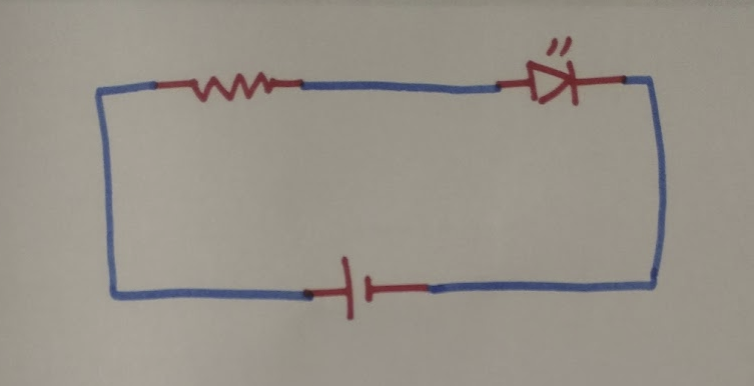
#> input picture test_circuits/circuit_1.PNG, 754 x 386 px, found by its file name
$ jupyter execute --allow-errors testCircuitPrediction.ipynb   (shell and % lines are left out)   (older library calls are emulated)
#> lines starting #> are read from the running program, lines starting #| are printed output that depends on the picture; after the words box and inside, x2 and y2 are one past the last pixel; in counts of white or black regions, pixels touching at a corner belong together
[cell 1]
def remove_duplicates(__p):
    # remove duplicates from __p
    # https://stackoverflow.com/questions/21065347/remove-duplicates-in-two-dimensional-array-while-maintaining-sequence

    print("Number of contours:(removing duplicates)  ", len(__p))

    seen = set()
    newlist = []
    for item in __p:
        t = tuple(item[:4])
        if t not in seen:
            newlist.append(item)
            seen.add(t)

    for item in __p:
        t = tuple(item[:4])
        if t not in seen:
            print(t)

    print("Number of contours:(removed duplicates) ", len(seen))

    return newlist

[cell 2]
def remove_giant_boxes(seen, width, height):
    # [16 lines of commented-out code are left out]

    giants_removed=[]

    for p in seen:
        if p[2] < width/3 and p[3] < height/3:
            giants_removed.append(p)

    return giants_removed

[cell 3]
import cv2
import numpy as np
from math import sqrt
from statistics import median
import os

name = "circuit_1.PNG"

# Width of image you want to work with
W = 850.
# get original image
oriimg =cv2.imread('./'+name,1)
#> oriimg is the input picture: shape (386, 754, 3); mean B, G, R 137.3, 146.2, 151.9
height, width, depth = oriimg.shape
#> height = 386; width = 754; depth = 3
# rescale to W width
imgScale = W/width
#> imgScale = 1.13
newX,newY = oriimg.shape[1]*imgScale, oriimg.shape[0]*imgScale
#> newX = 850; newY = 435.1
frame = cv2.resize(oriimg,(int(newX),int(newY)))

# Convert BGR to HSV
hsv = cv2.cvtColor(frame, cv2.COLOR_BGR2HSV)
#> hsv: shape (435, 850, 3); mean H, S, V 25.5, 29.1, 153
# define range of red color in HSV
lower_blue = np.array([60,60,120])
upper_blue = np.array([160,255,255])
# Threshold the HSV image to get only red colors
mask = cv2.inRange(hsv, lower_blue, upper_blue)
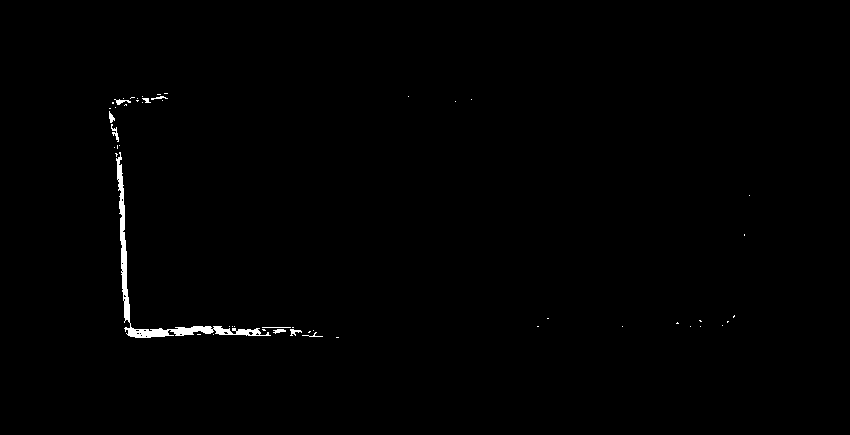
#> mask: shape (435, 850); 0.59% white; 52 white regions (42 under 20 px), largest, box (x1, y1, x2, y2) and area: (116, 152, 271, 338) 1762, (111, 124, 119, 142) 54, (114, 99, 131, 105) 46

#erode and dialate https://docs.opencv.org/3.0-beta/doc/py_tutorials/py_imgproc/py_morphological_ops/py_morphological_ops.html
kernel = np.ones((3,3),np.uint8)
mask = cv2.morphologyEx(mask, cv2.MORPH_OPEN, kernel)
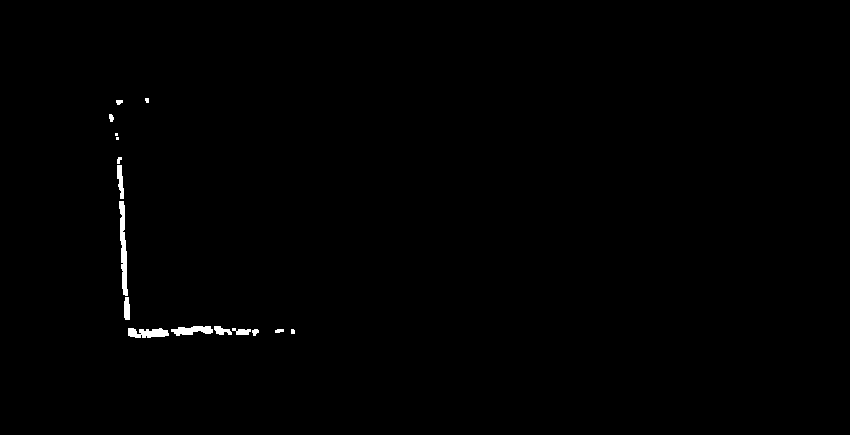
#> mask: shape (435, 850); 0.47% white; 16 white regions (4 under 20 px), largest, box (x1, y1, x2, y2) and area: (119, 201, 128, 296) 481, (128, 328, 169, 338) 309, (171, 326, 213, 336) 272
mask = cv2.morphologyEx(mask, cv2.MORPH_CLOSE, kernel)
#> mask: shape (435, 850); 0.49% white; 9 white regions (2 under 20 px)

# Bitwise-AND mask and cv2.rectangle(frame,(x,y),(x+w,y+h),(0,255,0),5)original image
res = cv2.bitwise_and(frame,frame, mask= mask)

# contour around mask
i, contours, heirarchy = cv2.findContours(mask, cv2.RETR_EXTERNAL, cv2.CHAIN_APPROX_SIMPLE)
#> contours = 9 contours, 5 with area under 20; largest, box (x1, y1, x2, y2) and area: (117, 157, 130, 320) 642, (171, 326, 259, 336) 416, (128, 328, 169, 338) 278, (109, 114, 114, 122) 21
# cont_sorted contains the contours
cont_sorted = sorted(contours, key=cv2.contourArea, reverse=True)[:]
#> cont_sorted has the same summary as contours

print(len(cont_sorted))
#| 9

# [113 lines of commented-out code are left out]


cv2.imshow('mask',mask)
cv2.imshow('res',res)
cv2.imshow('frame',frame)

k = cv2.waitKey(0) & 0xFF
#> (key Esc is pressed here)

if k == 27:         # wait for ESC key to exit
    cv2.destroyAllWindows()
elif k == ord('s'): # wait for 's' key to save and exit

    cv2.imwrite('messigray.png',img)
    cv2.destroyAllWindows()

[cell 4]
def plot(_p):
    import matplotlib.pyplot as plt
    import numpy as np

    x = []
    y = []
    w = []
    h = []
    n = []

    for id, p in enumerate(_p):
        x.append(p[0])
        y.append(p[1])
        w.append(p[2])
        h.append(p[3])
        n.append(id)

    fig, axs = plt.subplots(nrows=4, ncols=1, constrained_layout=True)

    axs[0].plot(n, x, 'ro')
    axs[1].plot(n, y, 'ro')
    axs[2].plot(n, w, 'ro')
    axs[3].plot(n, h, 'ro')

#> (a cell that did not finish here is left out)

[cell 6]
img = cv2.imread('./circuit_1.PNG',1)

cv2.rectangle(img,(0,0),(100,100),(0,0,0),2)
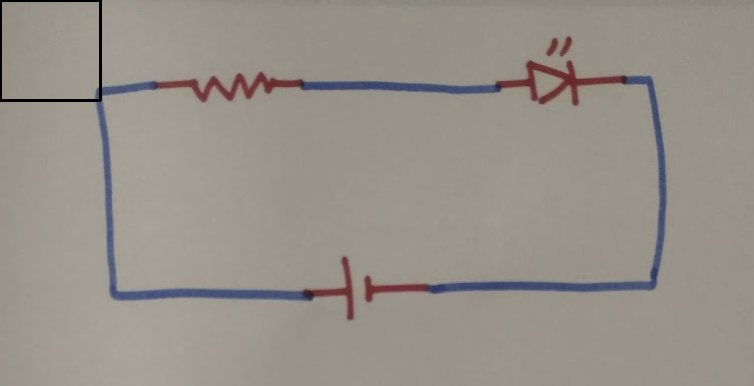
#> img: shape (386, 754, 3); 0.34% of pixels changed, all inside (x1, y1, x2, y2) = (0, 0, 102, 102)

cv2.imshow('image',img)

k = cv2.waitKey(0)
#> (key Esc is pressed here)
if k == 27:         # wait for ESC key to exit
    cv2.destroyAllWindows()
elif k == ord('s'): # wait for 's' key to save and exit
    cv2.imwrite('messigray.png',img)
    cv2.destroyAllWindows()

[cell 7]
#

average_width = 0
#> (the rest of this cell did not finish here and is left out)

[cell 8]
# Rotate images and store in different folder

from subprocess import call
import os
import imutils
import cv2
import numpy as np
from math import sqrt
from statistics import median
import os

folder = 'trans_horz_pos'
dest_folder = 'trans_vert_neg'
# dest_folder = 'test'
angle = 90

path="C:/Users/amita/Documents/ElectronicSchematicDetection/electrical-schematic-recognizer/mnist_raw_data/"

os.chdir(path+folder)

# run forever
#> (the rest of this cell did not finish here and is left out)

[cell 9]
# Flip and store images
# For symbols that are horizontally and or vertically symmetrical

from subprocess import call
import os
import imutils
import cv2
import numpy as np
from math import sqrt
from statistics import median
import os

folder = 'volt_vert'
flip_horz = 0
flip_vert = 1

path="C:/Users/amita/Documents/ElectronicSchematicDetection/electrical-schematic-recognizer/mnist_raw_data/"

os.chdir(path+folder)

# run forever
#> (the rest of this cell did not finish here and is left out)

[cell 10]
# Rename files in folder to be img_****.png

from subprocess import call
import os

folder = '1'

path="C:/Users/amita/Documents/ElectronicSchematicDetection/electrical-schematic-recognizer/JPG-PNG-to-MNIST-NN-Format-master/JPG-PNG-to-MNIST-NN-Format-master/training-images/"

os.chdir(path+folder)

i=0

# run forever
#> (the rest of this cell did not finish here and is left out)

[cell 11]
# Move 30% of images to test_path from training_path

from subprocess import call
import os
import random
random.seed(a='test')

training_path="C:/Users/amita/Documents/ElectronicSchematicDetection/electrical-schematic-recognizer/JPG-PNG-to-MNIST-NN-Format-master/JPG-PNG-to-MNIST-NN-Format-master/training-images/"
test_path="C:/Users/amita/Documents/ElectronicSchematicDetection/electrical-schematic-recognizer/JPG-PNG-to-MNIST-NN-Format-master/JPG-PNG-to-MNIST-NN-Format-master/test-images/"

#> (the rest of this cell did not finish here and is left out)

[cell 12]
# Remove excess text from image filenames

from subprocess import call
import os

training_path="C:/Users/amita/Documents/ElectronicSchematicDetection/electrical-schematic-recognizer/JPG-PNG-to-MNIST-NN-Format-master/JPG-PNG-to-MNIST-NN-Format-master/training-images/"
test_path="C:/Users/amita/Documents/ElectronicSchematicDetection/electrical-schematic-recognizer/JPG-PNG-to-MNIST-NN-Format-master/JPG-PNG-to-MNIST-NN-Format-master/test-images/"

folder_num=1
#> (the rest of this cell did not finish here and is left out)

[cell 13]
import cv2
import numpy as np
from math import sqrt
from statistics import median
import os

name = "circuit_2.PNG"

# Width of image you want to work with
W = 850.
# get original image
oriimg =cv2.imread('./'+name,1)
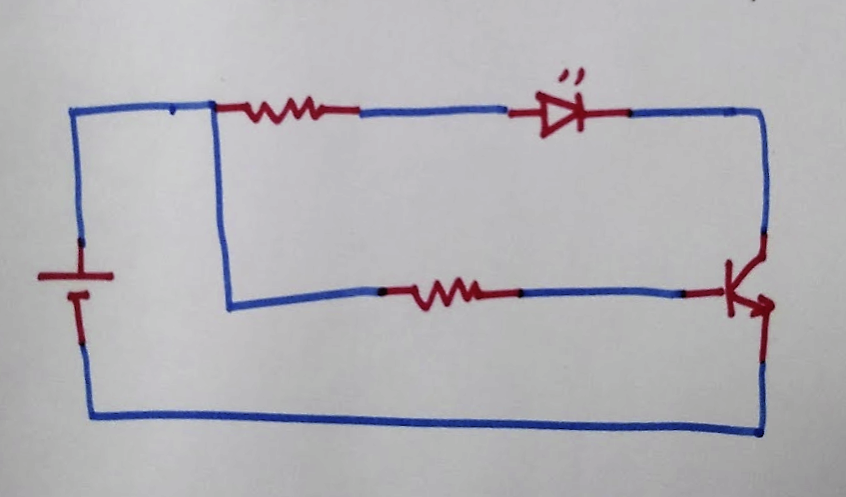
#> input picture test_circuits/circuit_2.PNG, 846 x 497 px, found by its file name
#> oriimg is the input picture: shape (497, 846, 3); mean B, G, R 182.1, 177.1, 178.7
height, width, depth = oriimg.shape
#> height = 497; width = 846
# rescale to W width
imgScale = W/width
#> imgScale = 1
newX,newY = oriimg.shape[1]*imgScale, oriimg.shape[0]*imgScale
#> newY = 499.3
img = cv2.resize(oriimg,(int(newX),int(newY)))
#> img: shape (499, 850, 3)
H, W, depth = img.shape
#> H = 499; W = 850
print("Height: %d", H)
#| Height: %d 499

img_hsv=cv2.cvtColor(img, cv2.COLOR_BGR2HSV)
#> img_hsv: shape (499, 850, 3); mean H, S, V 103.7, 13.4, 183.7

# lower mask (0-10)
lower_red = np.array([0, 50, 50])
upper_red = np.array([10,255,255])
mask0 = cv2.inRange(img_hsv, lower_red, upper_red)
#> mask0: shape (499, 850); every value is 0

# upper mask (170-180)
lower_red = np.array([170,0,0])
upper_red = np.array([180,255,255])
mask1 = cv2.inRange(img_hsv, lower_red, upper_red)
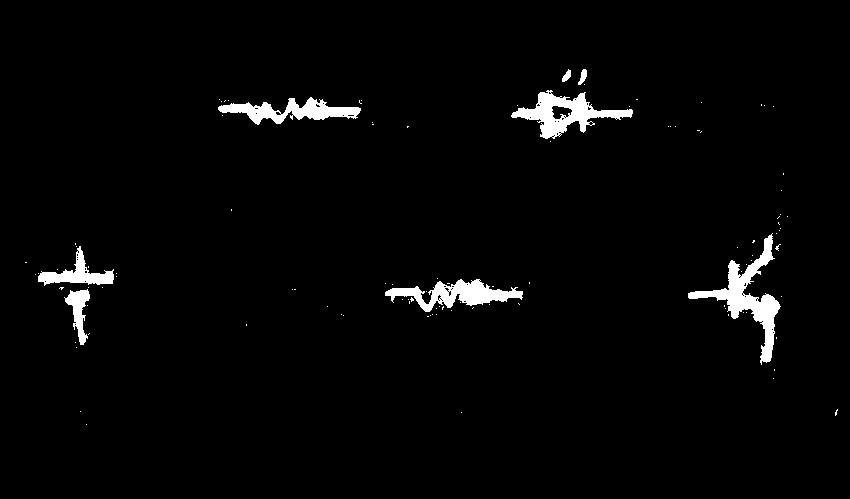
#> mask1: shape (499, 850); 2.5% white; 107 white regions (99 under 20 px), largest, box (x1, y1, x2, y2) and area: (688, 233, 781, 365) 2737, (511, 90, 633, 139) 2207, (385, 279, 523, 312) 1932

# join my masks
mask = mask0+mask1

# #erode and dialate https://docs.opencv.org/3.0-beta/doc/py_tutorials/py_imgproc/py_morphological_ops/py_morphological_ops.html
kernel = np.ones((3,3),np.uint8)
mask = cv2.morphologyEx(mask, cv2.MORPH_OPEN, kernel)
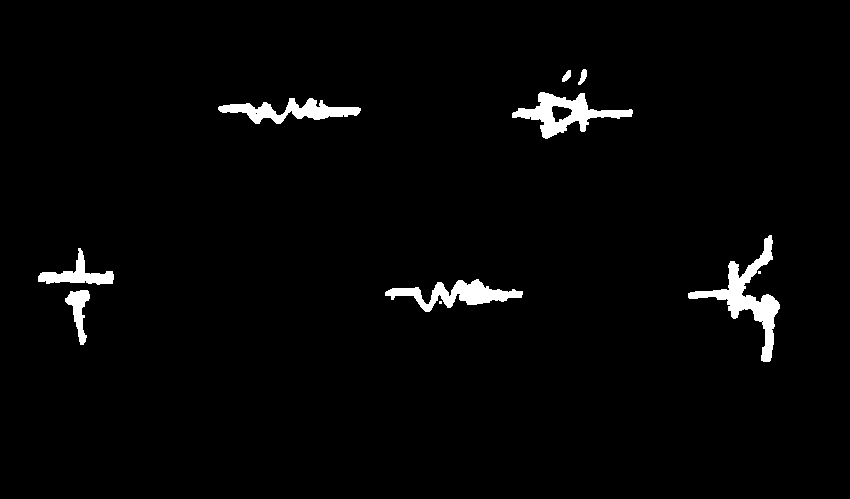
#> mask: shape (499, 850); 2.3% white; 10 white regions (2 under 20 px), largest, box (x1, y1, x2, y2) and area: (688, 235, 780, 362) 2641, (512, 92, 633, 139) 2055, (385, 279, 523, 312) 1812
mask = cv2.morphologyEx(mask, cv2.MORPH_CLOSE, kernel)
#> mask: shape (499, 850); 2.4% white; 8 white regions

# set my output img to zero everywhere except my mask
output_img = img.copy()
output_img[np.where(mask==0)] = 0
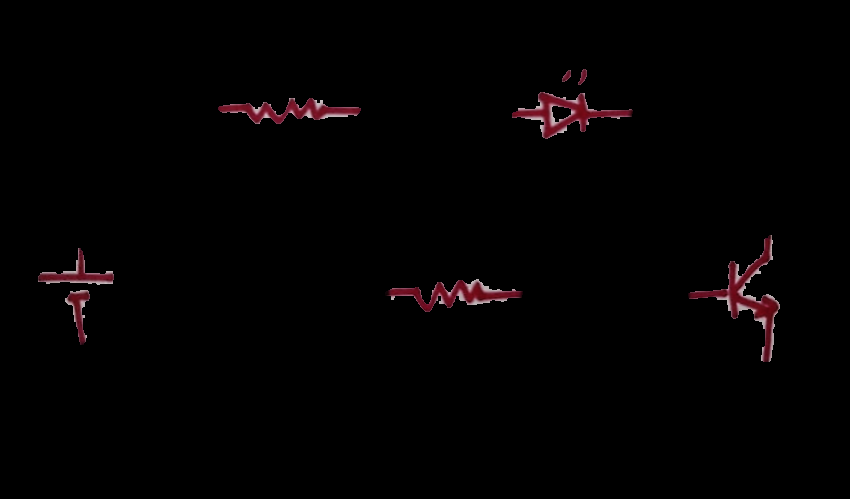
#> output_img: shape (499, 850, 3); mean B, G, R 1.7, 1.4, 3

# or your HSV image, which I *believe* is what you want
output_hsv = img_hsv.copy()
output_hsv[np.where(mask==0)] = 0
#> output_hsv: shape (499, 850, 3); mean H, S, V 4.1, 3.7, 3

# # Bitwise-AND mask and cv2.rectangle(frame,(x,y),(x+w,y+h),(0,255,0),5)original image
res = cv2.bitwise_and(img,img, mask= mask)

# # contour around mask
i, contours, heirarchy = cv2.findContours(mask, cv2.RETR_EXTERNAL, cv2.CHAIN_APPROX_SIMPLE)
#> contours = 8 contours; box (x1, y1, x2, y2) and area: (688, 235, 780, 362) 2440, (512, 92, 633, 139) 2114, (385, 279, 523, 312) 1668, (218, 98, 361, 124) 1512, (38, 248, 114, 285) 877, (65, 290, 90, 345) 546, (578, 69, 587, 85) 63, (562, 70, 571, 82) 52
# cont_sorted contains the contours
cont_sorted = sorted(contours, key=cv2.contourArea, reverse=True)[:]
#> cont_sorted has the same summary as contours

print(len(cont_sorted))
#| 8


_p=[]
org = []
#threshhold is 10 pixels for a 500 pixel wide image. scale accordingly
width_thresh=W/50
#> width_thresh = 17
height_thresh=W/50
#> height_thresh = 17

# iterate through the contours
for idx, c in enumerate(cont_sorted):
#     get the bounding boxes
    x, y, w, h = cv2.boundingRect(c)
#     only consider bounding boxes larger than thresh
    if(w > width_thresh or h > height_thresh):
        _p.append([x,y,w,h])
    #   _p now contains the bounding boxes of large contours
        cv2.rectangle(res,(x, y),(x+w,y+h),(0,255,0),1)
#> this loop made 8 passes
#> (x, y, w, h) on passes 1 to 8: (688, 235, 92, 127), (512, 92, 121, 47), (385, 279, 138, 33), (218, 98, 143, 26), (38, 248, 76, 37), (65, 290, 25, 55), (578, 69, 9, 16), (562, 70, 9, 12)
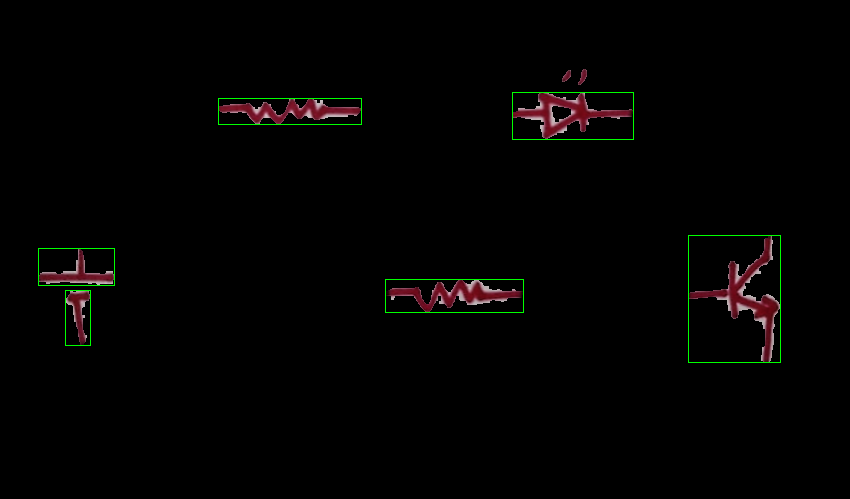
#> res: shape (499, 850, 3); 0.43% of pixels changed, all inside (x1, y1, x2, y2) = (38, 92, 781, 363)

org = _p
#> org = [[688, 235, 92, 127], [512, 92, 121, 47], [385, 279, 138, 33], [218, 98, 143, 26], [38, 248, 76, 37], [65, 290, 25, 55]]

helpful = 1

while helpful == 1:
    helpful = 0
    print("Number of contours: ", len(_p))

    # __p will contain the bounding boxes of merged contours i.e. one box per schematic symbol
    __p=[]

    # iterate through each bounding box
    for idx1, p1 in enumerate(_p):
        done =0
    #     check all other bounding boxes for a box that's close to our box
        for idx2, p2 in enumerate(_p):
            x1 = p1[0]
            x2 = p2[0]
            y1 = p1[1]
            y2 = p2[1]
            w1 = p1[2]
            w2 = p2[2]
            h1 = p1[3]
            h2 = p2[3]
    #         if the bounding boxes are close together, merge them into one and put in __p
    #      multiplier should be 1.3 or more
            if idx1 != idx2:
                    close = 0
                    # if boxes are on same horizontal line
                    if abs((y1+h1/2)-(y2+h2/2)) < height_thresh:
                         if  (x1 < x2 and (abs(x2-(x1 + w1)) < max(w1, w2)/4)) or \
                             (x2 < x1 and (abs(x1-(x2 + w2)) < max(w1, w2)/4)):
                            close = 1
                    # if boxes are on same vertical line
                    if abs((x1+w1/2)-(x2+w2/2)) < width_thresh:
                         if  (y1 < y2 and (abs(y2-(y1 + h1)) < max(h1, h2)/4)) or \
                             (y2 < y1 and (abs(y1-(y2 + h2)) < max(h1, h2)/4)):
                            close = 1
                    if close == 1:
                        __p.append([
                            int(min(x1, x2)),
                            int(min(y1, y2)),
                            int((max(x1+w1, x2+w2)-min(x1, x2))),
                            int((max(y1+h1, y2+h2)-min(y1, y2)))
                        ])
                        done =1
                        helpful = 1
    #       didn't find a bounding box close to ours, so just add it to the __p list
        if done == 0:
            __p.append(p1)

    for p in __p:
        x = p[0]
        y=p[1]
        w=p[2]
        h=p[3]
        cv2.rectangle(res,(x, y),(x+w,y+h),(0,255,0),1)

    print("Reduced num boxes")
    print("Number of contours: ", len(__p))
    seen = remove_duplicates(__p)
    print("Removed Duplicates")
    print("Number of contours: ", len(seen))
    giants_removed = remove_giant_boxes(seen, W, H)
    print("Removed giant boxes")
    print("Number of contours: ", len(giants_removed))
    _p = giants_removed
#> this loop made 2 passes
#| Number of contours:  6
#> res: shape (499, 850, 3); 0.04% of pixels changed, all inside (x1, y1, x2, y2) = (38, 286, 115, 346)

print("Number of contours: ", len(_p))
#| Number of contours:  5

# iterate through all the bounding boxes for schematic symbols
#> (the rest of this cell did not finish here and is left out)
